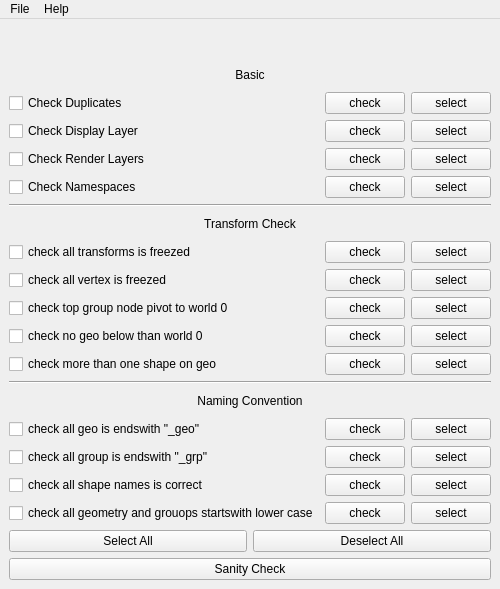
<?xml version="1.0" encoding="UTF-8"?>
<ui version="4.0">
 <class>bs_san_MainWindow</class>
 <widget class="QMainWindow" name="bs_san_MainWindow">
  <property name="geometry">
   <rect>
    <x>0</x>
    <y>0</y>
    <width>500</width>
    <height>589</height>
   </rect>
  </property>
  <property name="windowTitle">
   <string>BSW Sanity Check</string>
  </property>
  <widget class="QWidget" name="centralwidget">
   <layout class="QGridLayout" name="gridLayout_4">
    <item row="1" column="0">
     <layout class="QVBoxLayout" name="verticalLayout">
      <item>
       <widget class="QLabel" name="label">
        <property name="text">
         <string>Basic</string>
        </property>
        <property name="alignment">
         <set>Qt::AlignCenter</set>
        </property>
       </widget>
      </item>
      <item>
       <layout class="QGridLayout" name="gridLayout">
        <item row="0" column="1">
         <widget class="QPushButton" name="bs_san_checkDuplicates_c_pb">
          <property name="sizePolicy">
           <sizepolicy hsizetype="Fixed" vsizetype="Fixed">
            <horstretch>0</horstretch>
            <verstretch>0</verstretch>
           </sizepolicy>
          </property>
          <property name="text">
           <string>check</string>
          </property>
         </widget>
        </item>
        <item row="0" column="0">
         <widget class="QCheckBox" name="bs_san_checkDuplicates_cb">
          <property name="text">
           <string>Check Duplicates</string>
          </property>
         </widget>
        </item>
        <item row="2" column="1">
         <widget class="QPushButton" name="bs_san_checkRenderLayer_c_pb">
          <property name="text">
           <string>check</string>
          </property>
         </widget>
        </item>
        <item row="1" column="0">
         <widget class="QCheckBox" name="bs_san_checkDisplayLayer_cb">
          <property name="text">
           <string>Check Display Layer</string>
          </property>
         </widget>
        </item>
        <item row="1" column="2">
         <widget class="QPushButton" name="bs_san_checkDisplayLayer_s_pb">
          <property name="text">
           <string>select</string>
          </property>
         </widget>
        </item>
        <item row="1" column="1">
         <widget class="QPushButton" name="bs_san_checkDisplayLayer_c_pb">
          <property name="text">
           <string>check</string>
          </property>
         </widget>
        </item>
        <item row="2" column="0">
         <widget class="QCheckBox" name="bs_san_checkRenderLayer_cb">
          <property name="text">
           <string>Check Render Layers</string>
          </property>
         </widget>
        </item>
        <item row="2" column="2">
         <widget class="QPushButton" name="bs_san_checkRenderLayer_s_pb">
          <property name="text">
           <string>select</string>
          </property>
         </widget>
        </item>
        <item row="0" column="2">
         <widget class="QPushButton" name="bs_san_checkDuplicates_s_pb">
          <property name="sizePolicy">
           <sizepolicy hsizetype="Fixed" vsizetype="Fixed">
            <horstretch>0</horstretch>
            <verstretch>0</verstretch>
           </sizepolicy>
          </property>
          <property name="text">
           <string>select</string>
          </property>
         </widget>
        </item>
        <item row="3" column="0">
         <widget class="QCheckBox" name="bs_san_checkNamespaces_cb">
          <property name="text">
           <string>Check Namespaces</string>
          </property>
         </widget>
        </item>
        <item row="3" column="1">
         <widget class="QPushButton" name="bs_san_checkNamespaces_c_pb">
          <property name="text">
           <string>check</string>
          </property>
         </widget>
        </item>
        <item row="3" column="2">
         <widget class="QPushButton" name="bs_san_checkNamespaces_s_pb">
          <property name="text">
           <string>select</string>
          </property>
         </widget>
        </item>
       </layout>
      </item>
      <item>
       <widget class="Line" name="line">
        <property name="orientation">
         <enum>Qt::Horizontal</enum>
        </property>
       </widget>
      </item>
      <item>
       <widget class="QLabel" name="label_2">
        <property name="text">
         <string>Transform Check</string>
        </property>
        <property name="alignment">
         <set>Qt::AlignCenter</set>
        </property>
       </widget>
      </item>
      <item>
       <layout class="QGridLayout" name="gridLayout_2">
        <item row="0" column="1">
         <widget class="QPushButton" name="bs_san_checkAllTransFreeze_c_pb">
          <property name="sizePolicy">
           <sizepolicy hsizetype="Fixed" vsizetype="Fixed">
            <horstretch>0</horstretch>
            <verstretch>0</verstretch>
           </sizepolicy>
          </property>
          <property name="text">
           <string>check</string>
          </property>
         </widget>
        </item>
        <item row="4" column="2">
         <widget class="QPushButton" name="bs_san_checkMoreThan1Shapes_s_pb">
          <property name="sizePolicy">
           <sizepolicy hsizetype="Fixed" vsizetype="Fixed">
            <horstretch>0</horstretch>
            <verstretch>0</verstretch>
           </sizepolicy>
          </property>
          <property name="text">
           <string>select</string>
          </property>
         </widget>
        </item>
        <item row="1" column="0">
         <widget class="QCheckBox" name="bs_san_checkAllVertFreeze_cb">
          <property name="text">
           <string>check all vertex is freezed</string>
          </property>
         </widget>
        </item>
        <item row="3" column="2">
         <widget class="QPushButton" name="bs_san_checkGeoBelow0_s_pb">
          <property name="sizePolicy">
           <sizepolicy hsizetype="Fixed" vsizetype="Fixed">
            <horstretch>0</horstretch>
            <verstretch>0</verstretch>
           </sizepolicy>
          </property>
          <property name="text">
           <string>select</string>
          </property>
         </widget>
        </item>
        <item row="2" column="0">
         <widget class="QCheckBox" name="bs_san_checkTopGroupPiv0_cb">
          <property name="text">
           <string>check top group node pivot to world 0</string>
          </property>
         </widget>
        </item>
        <item row="4" column="1">
         <widget class="QPushButton" name="bs_san_checkMoreThan1Shapes_c_pb">
          <property name="sizePolicy">
           <sizepolicy hsizetype="Fixed" vsizetype="Fixed">
            <horstretch>0</horstretch>
            <verstretch>0</verstretch>
           </sizepolicy>
          </property>
          <property name="text">
           <string>check</string>
          </property>
         </widget>
        </item>
        <item row="2" column="1">
         <widget class="QPushButton" name="bs_san_checkTopGroupPiv0_c_pb">
          <property name="sizePolicy">
           <sizepolicy hsizetype="Fixed" vsizetype="Fixed">
            <horstretch>0</horstretch>
            <verstretch>0</verstretch>
           </sizepolicy>
          </property>
          <property name="text">
           <string>check</string>
          </property>
         </widget>
        </item>
        <item row="2" column="2">
         <widget class="QPushButton" name="bs_san_checkTopGroupPiv0_s_pb">
          <property name="sizePolicy">
           <sizepolicy hsizetype="Fixed" vsizetype="Fixed">
            <horstretch>0</horstretch>
            <verstretch>0</verstretch>
           </sizepolicy>
          </property>
          <property name="text">
           <string>select</string>
          </property>
         </widget>
        </item>
        <item row="1" column="1">
         <widget class="QPushButton" name="bs_san_checkAllVertFreeze_c_pb">
          <property name="sizePolicy">
           <sizepolicy hsizetype="Fixed" vsizetype="Fixed">
            <horstretch>0</horstretch>
            <verstretch>0</verstretch>
           </sizepolicy>
          </property>
          <property name="text">
           <string>check</string>
          </property>
         </widget>
        </item>
        <item row="3" column="0">
         <widget class="QCheckBox" name="bs_san_checkGeoBelow0_cb">
          <property name="text">
           <string>check no geo below than world 0</string>
          </property>
         </widget>
        </item>
        <item row="3" column="1">
         <widget class="QPushButton" name="bs_san_checkGeoBelow0_c_pb">
          <property name="sizePolicy">
           <sizepolicy hsizetype="Fixed" vsizetype="Fixed">
            <horstretch>0</horstretch>
            <verstretch>0</verstretch>
           </sizepolicy>
          </property>
          <property name="text">
           <string>check</string>
          </property>
         </widget>
        </item>
        <item row="1" column="2">
         <widget class="QPushButton" name="bs_san_checkAllVertFreeze_s_pb">
          <property name="sizePolicy">
           <sizepolicy hsizetype="Fixed" vsizetype="Fixed">
            <horstretch>0</horstretch>
            <verstretch>0</verstretch>
           </sizepolicy>
          </property>
          <property name="text">
           <string>select</string>
          </property>
         </widget>
        </item>
        <item row="4" column="0">
         <widget class="QCheckBox" name="bs_san_checkMoreThan1Shapes_cb">
          <property name="text">
           <string>check more than one shape on geo</string>
          </property>
         </widget>
        </item>
        <item row="0" column="2">
         <widget class="QPushButton" name="bs_san_checkAllTransFreeze_s_pb">
          <property name="sizePolicy">
           <sizepolicy hsizetype="Fixed" vsizetype="Fixed">
            <horstretch>0</horstretch>
            <verstretch>0</verstretch>
           </sizepolicy>
          </property>
          <property name="text">
           <string>select</string>
          </property>
         </widget>
        </item>
        <item row="0" column="0">
         <widget class="QCheckBox" name="bs_san_checkAllTransFreeze_cb">
          <property name="text">
           <string>check all transforms is freezed</string>
          </property>
         </widget>
        </item>
       </layout>
      </item>
      <item>
       <widget class="Line" name="line_2">
        <property name="orientation">
         <enum>Qt::Horizontal</enum>
        </property>
       </widget>
      </item>
      <item>
       <widget class="QLabel" name="label_3">
        <property name="text">
         <string>Naming Convention</string>
        </property>
        <property name="alignment">
         <set>Qt::AlignCenter</set>
        </property>
       </widget>
      </item>
      <item>
       <layout class="QGridLayout" name="gridLayout_3">
        <item row="0" column="2">
         <widget class="QPushButton" name="bs_san_checkAllGeoEndGeo_s_pb">
          <property name="sizePolicy">
           <sizepolicy hsizetype="Fixed" vsizetype="Fixed">
            <horstretch>0</horstretch>
            <verstretch>0</verstretch>
           </sizepolicy>
          </property>
          <property name="text">
           <string>select</string>
          </property>
         </widget>
        </item>
        <item row="3" column="0">
         <widget class="QCheckBox" name="bs_san_checkAllTransStartLowerCase_cb">
          <property name="text">
           <string>check all geometry and grouops startswith lower case</string>
          </property>
         </widget>
        </item>
        <item row="3" column="2">
         <widget class="QPushButton" name="bs_san_checkAllTransStartLowerCase_s_pb">
          <property name="sizePolicy">
           <sizepolicy hsizetype="Fixed" vsizetype="Fixed">
            <horstretch>0</horstretch>
            <verstretch>0</verstretch>
           </sizepolicy>
          </property>
          <property name="text">
           <string>select</string>
          </property>
         </widget>
        </item>
        <item row="1" column="0">
         <widget class="QCheckBox" name="bs_san_checkAllGroupEndGrp_cb">
          <property name="text">
           <string>check all group is endswith &quot;_grp&quot;</string>
          </property>
         </widget>
        </item>
        <item row="2" column="1">
         <widget class="QPushButton" name="bs_san_checkShapeName_c_pb">
          <property name="sizePolicy">
           <sizepolicy hsizetype="Fixed" vsizetype="Fixed">
            <horstretch>0</horstretch>
            <verstretch>0</verstretch>
           </sizepolicy>
          </property>
          <property name="text">
           <string>check</string>
          </property>
         </widget>
        </item>
        <item row="1" column="2">
         <widget class="QPushButton" name="bs_san_checkAllGroupEndGrp_s_pb">
          <property name="sizePolicy">
           <sizepolicy hsizetype="Fixed" vsizetype="Fixed">
            <horstretch>0</horstretch>
            <verstretch>0</verstretch>
           </sizepolicy>
          </property>
          <property name="text">
           <string>select</string>
          </property>
         </widget>
        </item>
        <item row="2" column="0">
         <widget class="QCheckBox" name="bs_san_checkShapeName_cb">
          <property name="text">
           <string>check all shape names is correct</string>
          </property>
         </widget>
        </item>
        <item row="3" column="1">
         <widget class="QPushButton" name="bs_san_checkAllTransStartLowerCase_c_pb">
          <property name="sizePolicy">
           <sizepolicy hsizetype="Fixed" vsizetype="Fixed">
            <horstretch>0</horstretch>
            <verstretch>0</verstretch>
           </sizepolicy>
          </property>
          <property name="text">
           <string>check</string>
          </property>
         </widget>
        </item>
        <item row="0" column="1">
         <widget class="QPushButton" name="bs_san_checkAllGeoEndGeo_c_pb">
          <property name="sizePolicy">
           <sizepolicy hsizetype="Fixed" vsizetype="Fixed">
            <horstretch>0</horstretch>
            <verstretch>0</verstretch>
           </sizepolicy>
          </property>
          <property name="text">
           <string>check</string>
          </property>
         </widget>
        </item>
        <item row="1" column="1">
         <widget class="QPushButton" name="bs_san_checkAllGroupEndGrp_c_pb">
          <property name="sizePolicy">
           <sizepolicy hsizetype="Fixed" vsizetype="Fixed">
            <horstretch>0</horstretch>
            <verstretch>0</verstretch>
           </sizepolicy>
          </property>
          <property name="text">
           <string>check</string>
          </property>
         </widget>
        </item>
        <item row="2" column="2">
         <widget class="QPushButton" name="bs_san_checkShapeName_s_pb">
          <property name="sizePolicy">
           <sizepolicy hsizetype="Fixed" vsizetype="Fixed">
            <horstretch>0</horstretch>
            <verstretch>0</verstretch>
           </sizepolicy>
          </property>
          <property name="text">
           <string>select</string>
          </property>
         </widget>
        </item>
        <item row="0" column="0">
         <widget class="QCheckBox" name="bs_san_checkAllGeoEndGeo_cb">
          <property name="text">
           <string>check all geo is endswith &quot;_geo&quot;</string>
          </property>
         </widget>
        </item>
       </layout>
      </item>
      <item>
       <layout class="QHBoxLayout" name="horizontalLayout">
        <item>
         <widget class="QPushButton" name="bs_san_selectAllCB_pb">
          <property name="text">
           <string>Select All</string>
          </property>
         </widget>
        </item>
        <item>
         <widget class="QPushButton" name="bs_san_deselectAllCB_pb">
          <property name="text">
           <string>Deselect All</string>
          </property>
         </widget>
        </item>
       </layout>
      </item>
      <item>
       <widget class="QPushButton" name="bs_san_sanityCheck_pb">
        <property name="text">
         <string>Sanity Check</string>
        </property>
       </widget>
      </item>
     </layout>
    </item>
    <item row="0" column="0">
     <widget class="QLabel" name="bs_san_logo_lbl">
      <property name="sizePolicy">
       <sizepolicy hsizetype="Preferred" vsizetype="Fixed">
        <horstretch>0</horstretch>
        <verstretch>0</verstretch>
       </sizepolicy>
      </property>
      <property name="minimumSize">
       <size>
        <width>0</width>
        <height>30</height>
       </size>
      </property>
      <property name="text">
       <string/>
      </property>
     </widget>
    </item>
   </layout>
  </widget>
  <widget class="QMenuBar" name="menubar">
   <property name="geometry">
    <rect>
     <x>0</x>
     <y>0</y>
     <width>500</width>
     <height>21</height>
    </rect>
   </property>
   <widget class="QMenu" name="menuFile">
    <property name="title">
     <string>File</string>
    </property>
    <addaction name="actionExit"/>
   </widget>
   <widget class="QMenu" name="menuHel">
    <property name="title">
     <string>Help</string>
    </property>
    <addaction name="actionAbout"/>
   </widget>
   <addaction name="menuFile"/>
   <addaction name="menuHel"/>
  </widget>
  <action name="actionExit">
   <property name="text">
    <string>Exit</string>
   </property>
  </action>
  <action name="actionAbout">
   <property name="text">
    <string>About</string>
   </property>
  </action>
 </widget>
 <resources/>
 <connections/>
</ui>
